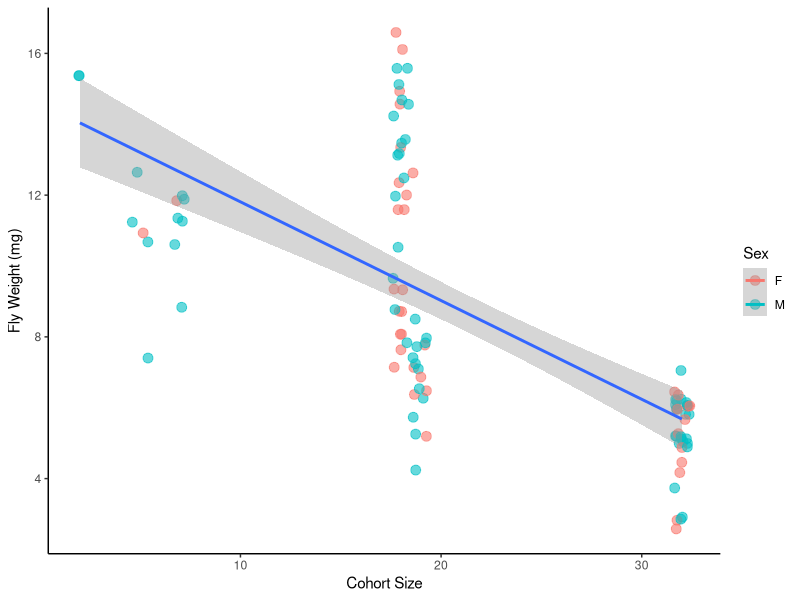
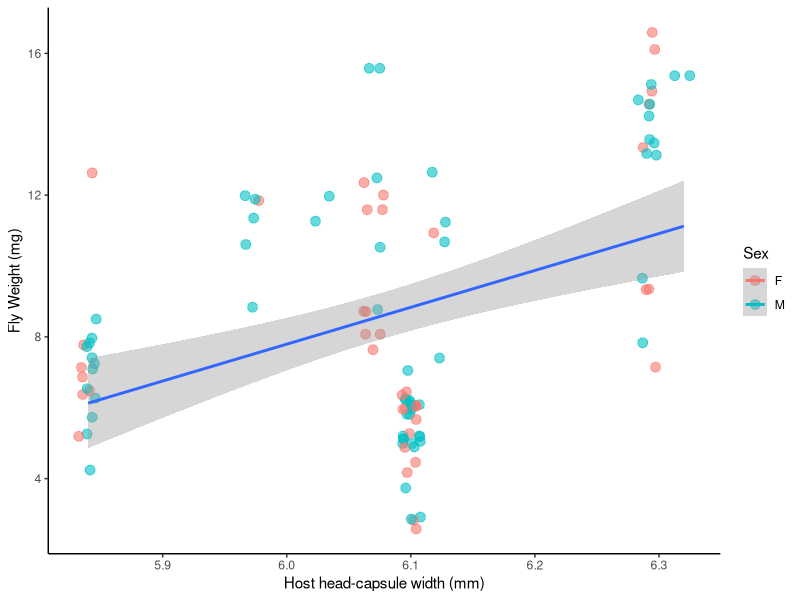
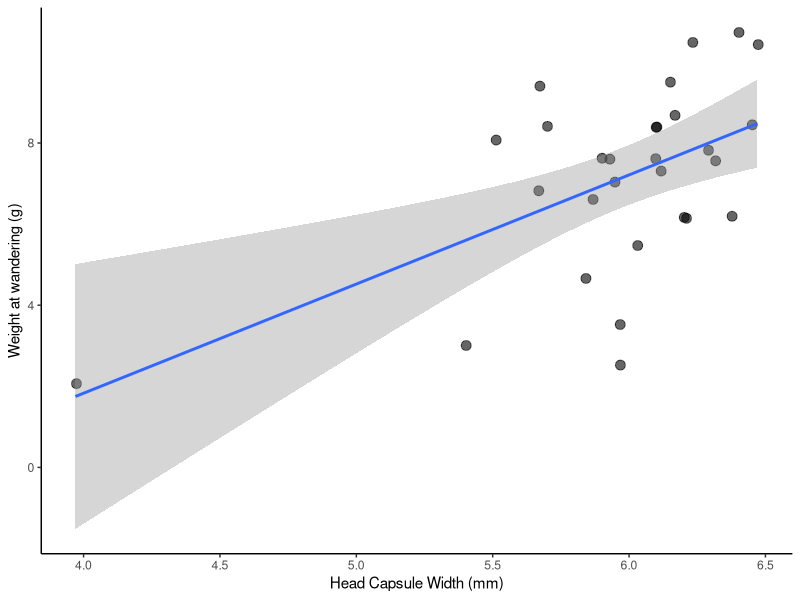
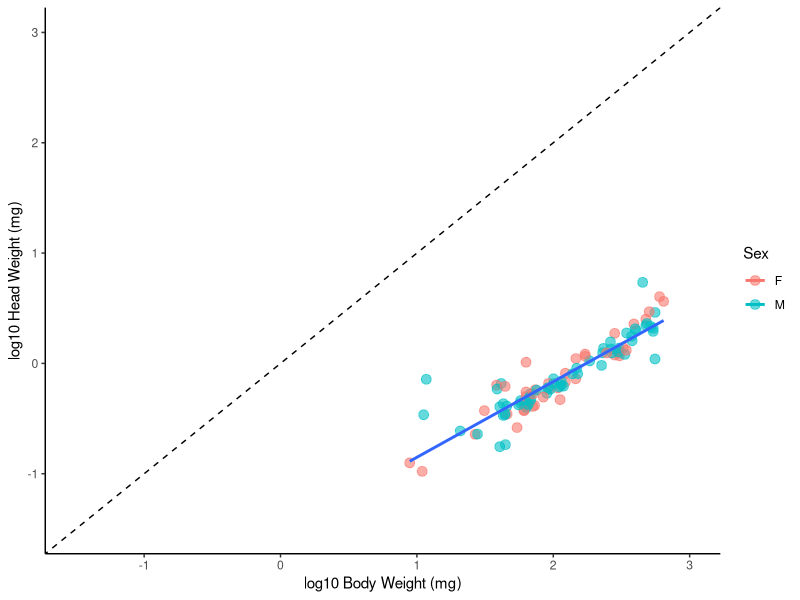
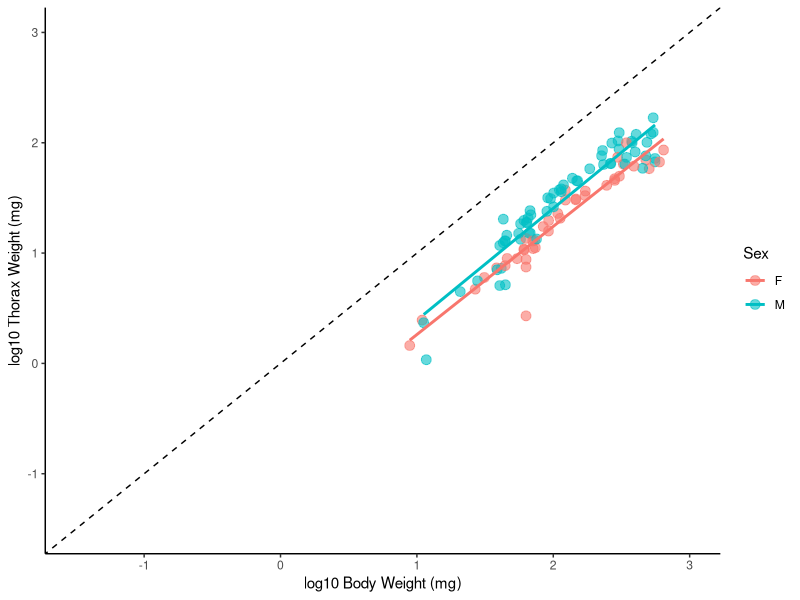
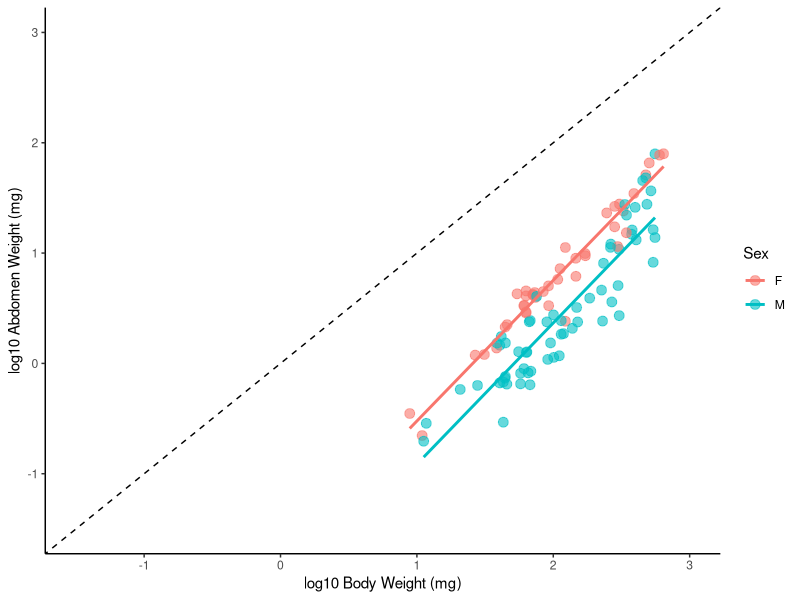
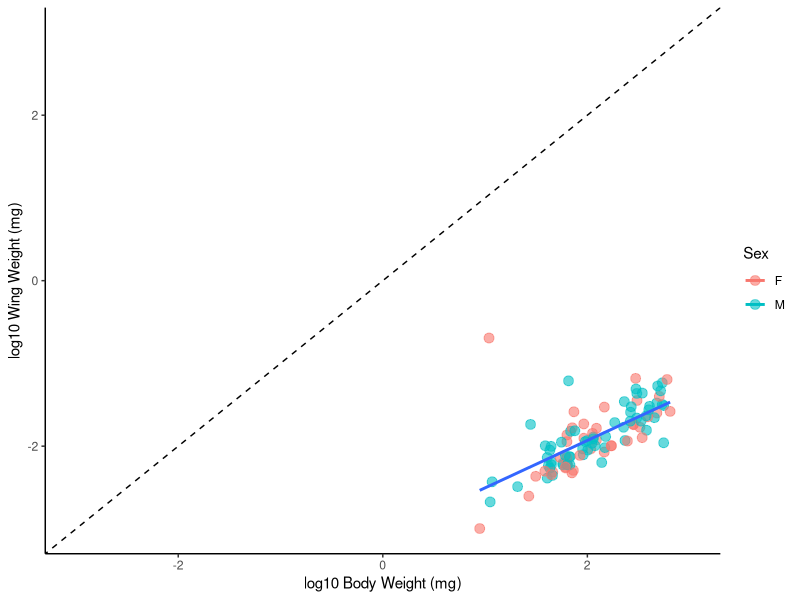
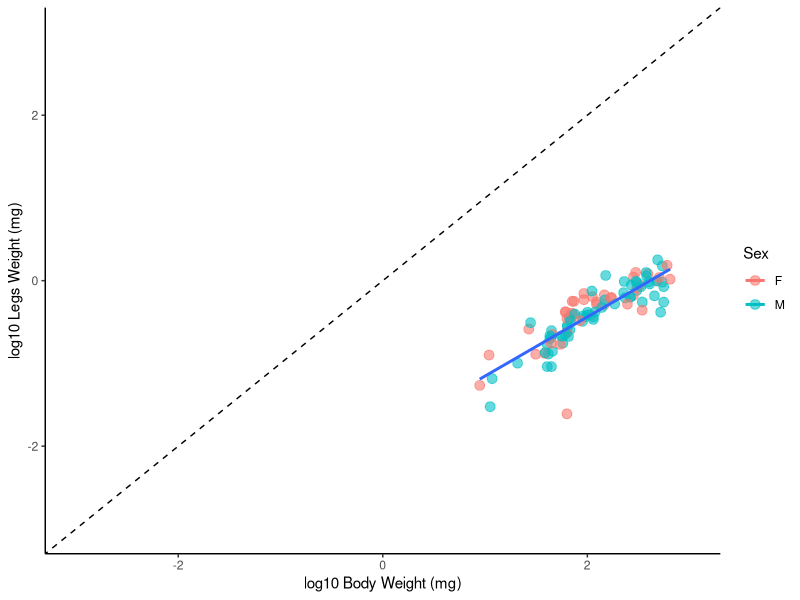

These charts were generated, in order, by the following R code:
#Tachinid Competitive and Development Project - Data Exploration
#Keaton Wilson
#2018-02-13
#keatonwilson@me.com

#Packages
library(tidyverse)

#Importing the master data file
tach_master = read_csv(file = "Data/TachDataFull.csv")

#Cleaning up a bit
tach_master = tach_master %>%
  select(-SiblingNumber, -NutritionIndex)
tach_master$Sex = factor(tach_master$Sex)

#First steps: 1. Let's get sibling numbers for each group so we can calculate the nutritional index.
siblings = tach_master %>%
  group_by(CaterpillarID) %>%
  summarize(sib_number = max(FlyID))

#left_Join this
tach_master = tach_master %>%
  left_join(siblings)

#Generating a Nutritional Index that is the head capsule width divided by the number of siblings in a cohort
tach_master = tach_master %>%
  mutate(nut_index = HeadCapsuleWidth/sib_number)

#Let's impute NA values. 
library(caret)
#install.packages("VIM")
library(VIM)


tach_master_impute = as.tibble(kNN(tach_master, variable = colnames(tach_master[8:13]), numFun = "weightedMean"))
tach_master_impute$FlyWeight = as.numeric(tach_master_impute$FlyWeight)



#Exploratory plots!

#Fly weight as a function of sibling number
ggplot(tach_master_impute, aes(x = sib_number, y = FlyWeight, color = Sex)) +
  geom_jitter(size = 3, alpha = 0.6) +
  theme_classic() +
  geom_smooth(method = "lm", aes(group = 1)) +
  xlab("Cohort Size") +
  ylab("Fly Weight (mg)")

#Fly weight as a function of head capsule size
ggplot(tach_master_impute, aes(x = HeadCapsuleWidth, y = FlyWeight, color = Sex)) +
  geom_jitter(size = 3, alpha = 0.6) +
  theme_classic() +
  geom_smooth(method = "lm", aes(group = 1)) +
  xlab("Host head-capsule width (mm)") +
  ylab("Fly Weight (mg)")

#best model seems to be one that includes both, additively.
lm1 = lm(FlyWeight ~ sib_number + HeadCapsuleWidth, data = tach_master_impute)
summary(lm1)
#Also interesting to note how sex doesn't come into play here... it makes the model worse. Indicating that this relationship isn't
#different among the sexes

#Also need to show that there is a positive correlation between head-capsule width and weight @ wander
#Read in bigger data set

head_cap_wander = read_csv(file = "Data/Parasitized Caterpillar Data.csv")
ggplot(head_cap_wander, aes(x = HeadCapsuleWidth, y = WanderWeight)) +
  geom_jitter(size = 3, alpha = 0.6) +
  theme_classic() +
  geom_smooth(method = "lm") +
  xlab("Head Capsule Width (mm)") +
  ylab("Weight at wandering (g)")

lm_head_cap = lm(WanderWeight ~ HeadCapsuleWidth, data = head_cap_wander)

#Not great - but there are a lot of other variables embedded in that - perhaps it's better to use other examples from the literature.

#Ok, now the fun stuff.

#Head weight versus body weight 
ggplot(tach_master_impute, aes(x = log(FlyWeight), y = log(HeadWeight), color = Sex)) +
  geom_point(size = 3, alpha = 0.6) +
  theme_classic() +
  geom_abline(slope = 1, intercept = 0, lty = 2) +
  coord_cartesian(xlim = c(-1.5, 3), ylim = c(-1.5,3)) +
  geom_smooth(method = "lm", se = FALSE, aes(group = 1)) +
  xlab("log10 Body Weight (mg)") +
  ylab("log10 Head Weight (mg)")
  
#No difference between males and females
lmhvb = lm(log(HeadWeight) ~ log(FlyWeight), data = tach_master_impute)
summary(lmhvb)
confint(lmhvb)
#Let's do a Wald's test to check and see if the slope is sig. diff from 1
library(car)
linearHypothesis(lmhvb, "log(FlyWeight) = 1")

#Slope is significantly less than 1. 


#Thorax versus Body  
ggplot(tach_master_impute, aes(x = log(FlyWeight), y = log(ThoraxWeight), color = Sex)) +
  geom_point(size = 3, alpha = 0.6) +
  theme_classic() +
  geom_abline(slope = 1, intercept = 0, lty = 2) +
  coord_cartesian(xlim = c(-1.5, 3), ylim = c(-1.5,3)) +
  geom_smooth(method = "lm", se = FALSE) +
  xlab("log10 Body Weight (mg)") +
  ylab("log10 Thorax Weight (mg)")

#Differences between males and females
lmtvbvs = lm(log(ThoraxWeight) ~ Sex/log(FlyWeight) -1, data = tach_master_impute)
summary(lmtvbvs)
#Testing differences from a slope of 1
linearHypothesis(lmtvbvs, "SexF:log(FlyWeight) = 1")
linearHypothesis(lmtvbvs, "SexM:log(FlyWeight) = 1")


#Yep, Males are significantly higher, no difference in slope though.

#Abdomen versus Body
ggplot(tach_master_impute, aes(x = log(FlyWeight), y = log(AbWeight), color = Sex)) +
  geom_point(size = 3, alpha = 0.6) +
  theme_classic() +
  geom_abline(slope = 1, intercept = 0, lty = 2) +
  coord_cartesian(xlim = c(-1.5, 3), ylim = c(-1.5,3)) +
  geom_smooth(method = "lm", se = FALSE) +
  xlab("log10 Body Weight (mg)") +
  ylab("log10 Abdomen Weight (mg)")

#Things are reversed. Females are significantly higher, no difference in slopes. 
lmavbvs = lm(log(AbWeight) ~ log(FlyWeight) + Sex, data = tach_master_impute)


#Wings versus Body
ggplot(tach_master_impute, aes(x = log(FlyWeight), y = log(WingWeight), color = Sex)) +
  geom_point(size = 3, alpha = 0.6) +
  theme_classic() +
  geom_abline(slope = 1, intercept = 0, lty = 2) +
  coord_cartesian(xlim = c(-3, 3), ylim = c(-3,3)) +
  geom_smooth(method = "lm", se = FALSE, aes(group = 1)) +
  xlab("log10 Body Weight (mg)") +
  ylab("log10 Wing Weight (mg)")

#No difference between males and females

#Legs versus Body
ggplot(tach_master_impute, aes(x = log(FlyWeight), y = log(as.numeric(LegsWeight)), color = Sex)) +
  geom_point(size = 3, alpha = 0.6) +
  theme_classic() +
  geom_abline(slope = 1, intercept = 0, lty = 2) +
  coord_cartesian(xlim = c(-3, 3), ylim = c(-3,3)) +
  geom_smooth(method = "lm", se = FALSE, aes(group = 1)) +
  xlab("log10 Body Weight (mg)") +
  ylab("log10 Legs Weight (mg)")


#Ok, these are rad, and Goggy will love them, I think. 


#Can we do them all on one plot!?
ggplot(tach_master_impute, aes(x = log(FlyWeight), y = log(HeadWeight), shape = Sex)) +
  geom_point(size = 2, alpha = 0.5) +
  geom_smooth(method = "lm", se = FALSE, aes(group = 1), color = "black") +
  geom_point(aes(x = log(FlyWeight), y = log(ThoraxWeight)), size = 2, alpha = 0.5) +
    geom_smooth(method = "lm", se = FALSE, aes(x = log(FlyWeight), y = log(ThoraxWeight))) +
  geom_point(aes(x = log(FlyWeight), y = log(AbWeight)), size = 2, alpha = 0.5) +
    geom_smooth(method = "lm", se = FALSE, aes(x = log(FlyWeight), y = log(AbWeight))) +
  geom_point(aes(x = log(FlyWeight), y = log(WingWeight)), size = 2, alpha = 0.5, shape = 4) +
    geom_smooth(method = "lm", se = FALSE, color = "black", aes(group = 1, x = log(FlyWeight), y = log(WingWeight))) +
  geom_point(aes(x = log(FlyWeight), y = log(as.numeric(LegsWeight))), size = 2, alpha = 0.5, shape = 3) +
    geom_smooth(method = "lm", se = FALSE, color = "black", aes(group = 1, x = log(FlyWeight), y = log(as.numeric(LegsWeight)))) +
  theme_classic() +
  geom_abline(slope = 1, intercept = 0, lty = 2) +
  coord_cartesian(xlim = c(0, 3), ylim = c(-3,3)) +
  xlab("log10 Body Weight (mg)") +
  ylab("log10 Body Part Weight (mg)") +
  geom_label(show.legend = FALSE, aes(x = 3, y = 2.2, label = "Thorax", size = 10), color = "black") +
  geom_label(show.legend = FALSE, aes(x = 3, y = 1.5, label = "Abdomen", size = 10), color = "black") +
  geom_label(show.legend = FALSE, aes(x = 3, y = 0.5, label = "Head", size = 10), color = "black") +
  geom_label(show.legend = FALSE, aes(x = 3, y = 0.1, label = "Legs", size = 10), color = "black") +
  geom_label(show.legend = FALSE, aes(x = 3, y = -1.3, label = "Wings", size = 10), color = "black")


#Better way to make the plot above - but with changes described by Robbie
tach_master_impute
tach_master_impute_long = tach_master_impute %>%
  select(Sex, FlyWeight:LegsWeight) %>%
  gather(key = "organ", value = "organ_weight", -Sex, -FlyWeight)
tach_master_impute_long$organ = factor(tach_master_impute_long$organ)
tach_master_impute_long$organ_weight = as.numeric(tach_master_impute_long$organ_weight)

tach_master_impute_long %>%
  filter(organ == "ThoraxWeight" | organ == "AbWeight") %>%
ggplot(aes(x = log(FlyWeight), y = log(organ_weight), shape = Sex, color = organ)) +
  geom_point(size = 2, alpha = 0.5) +
  geom_smooth(method = "lm", aes(lty = Sex)) +
  theme_classic() +
  geom_abline(slope = 1, intercept = 0, lty = 3) +
  coord_cartesian(xlim = c(0, 3), ylim = c(-3,3)) +
  scale_color_discrete(guide = FALSE) +
  scale_shape_discrete(labels = c("Female", "Male")) +
  scale_linetype_discrete(guide = FALSE) +
  geom_label(show.legend = FALSE, aes(x = 3, y = 2.2, label = "Thorax",
                                      size = 9), color = "black") +
  geom_label(show.legend = FALSE, aes(x = 3, y = 1.5, label = "Abdomen",
                                      size = 9), color = "black")
  

#Didn't he do relative body part size plotted against size?

ggplot(tach_master_impute, aes(x = FlyWeight, y = HeadWeight/FlyWeight, color = Sex)) +
  geom_point(size = 3, alpha = 0.6) +
  theme_classic() +
  geom_smooth(method = "glm", formula = y ~ poly(x, 2), aes(group = 1), color = "black")

ggplot(tach_master_impute, aes(x = FlyWeight, y = ThoraxWeight/FlyWeight, color = Sex)) +
  geom_point(size = 3, alpha = 0.6) +
  theme_classic() +
  geom_smooth(method = "glm", formula = y ~ poly(x, 2))

ggplot(tach_master_impute, aes(x = FlyWeight, y = AbWeight/FlyWeight, color = Sex)) +
  geom_point(size = 3, alpha = 0.6) +
  theme_classic() +
  geom_smooth(method = "glm")


#Seems like there might a wing-weight that is fucked up - outlier removed - should probably remove all data where the wing category is False
ggplot((tach_master_impute %>% filter(WingWeight/FlyWeight < 0.1)), aes(x = FlyWeight, y = WingWeight/FlyWeight, color = Sex)) +
  geom_point(size = 3, alpha = 0.6) +
  theme_classic() +
  geom_smooth(method = "glm")


ggplot(tach_master_impute, aes(x = FlyWeight, y = as.numeric(LegsWeight)/FlyWeight, color = Sex)) +
  geom_point(size = 3, alpha = 0.6) +
  theme_classic() +
  geom_smooth(method = "glm")


#Comparing body parts
ggplot(tach_master_impute, aes(x = ThoraxWeight/FlyWeight, y = AbWeight/FlyWeight, color = Sex)) +
  geom_point(size = 3, alpha = 0.6) +
  theme_classic() +
  geom_smooth(method = "lm")
